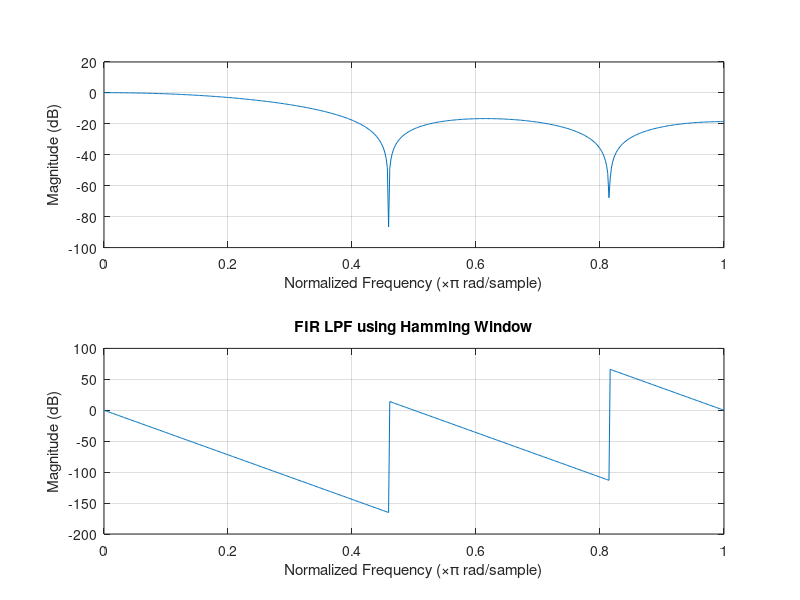

This chart was generated by the following MATLAB code:
clc; clear;

M=5;
alpha=2;
wc=pi/4;

n=0:M-1;

hd=sin(wc*(n-alpha))./(pi*(n-alpha));
hd(alpha+1)=wc/pi;

h=hd;

disp(h);

freqz(h,1);
title('FIR LPF using Hamming Window')
xlabel('Normalized Frequency (\times\pi rad/sample)');
ylabel('Magnitude (dB)');
